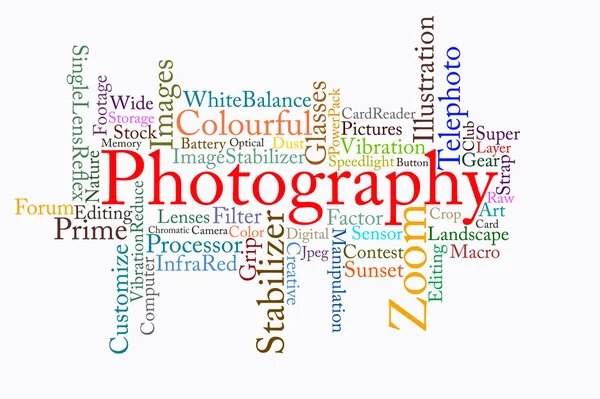
#> input picture image_vitalik/Images/11.jpg, 600 x 399 px
$ python main.py
#> lines starting #> are read from the running program, lines starting #| are printed output that depends on the picture
from PIL import Image
from PIL import ImageFilter
from PIL import ImageEnhance


with Image.open('Images/11.jpg') as pic_original:
#> pic_original is the input picture: PIL image 600x399 RGB; mean R, G, B 239.5, 234.3, 234.1
    print(f"Розмір: {pic_original.size}\nФормат: {pic_original.format}")
#| Розмір: (600, 399)
#| Формат: WEBP

    # Зображення gray
    pic_gray = pic_original.convert('L')
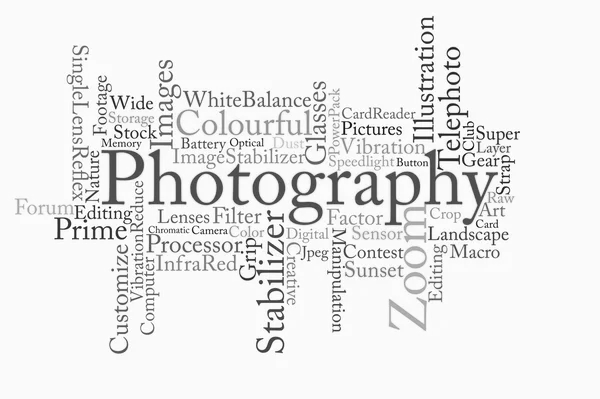
#> pic_gray: PIL image 600x399 L; min 3, max 255, mean 235.7
    pic_gray.save('Images/grey.jpg')

    # Зображення blur
    pic_blured = pic_original.filter(ImageFilter.BLUR)
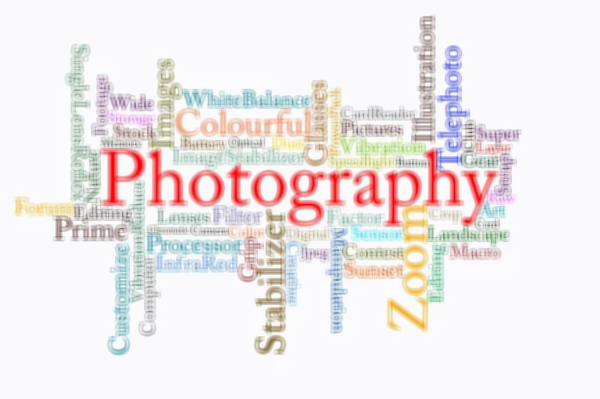
#> pic_blured: PIL image 600x399 RGB; mean R, G, B 239.5, 234.4, 234.2
    pic_blured.save('Images/blur.jpg')

    # Зображення поворот на 90 градусів
    pic_90 = pic_original.transpose(Image.ROTATE_90)
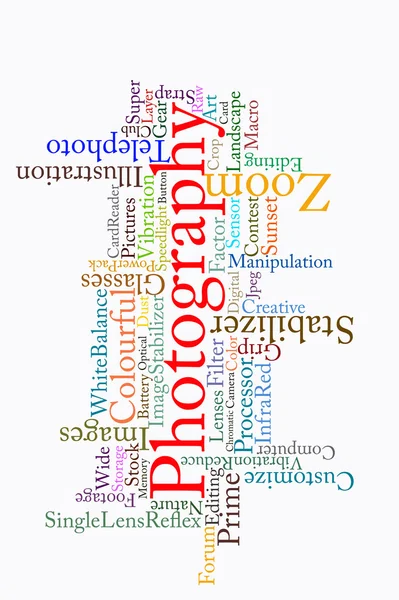
#> pic_90: PIL image 399x600 RGB; mean R, G, B 239.5, 234.3, 234.1
    pic_90.save('Images/rotate90.jpg')

    # Зображення відзеркалене
    pic_mirror = pic_original.transpose(Image.FLIP_LEFT_RIGHT)
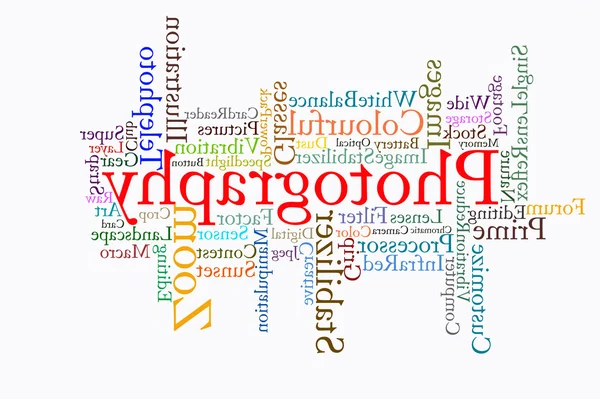
#> pic_mirror: PIL image 600x399 RGB; mean R, G, B 239.5, 234.3, 234.1
    pic_mirror.save('Images/mirror.jpg')

    # Зображення контраст
    pic_contrast = ImageEnhance.Contrast(pic_original)
    pic_contrast = pic_contrast.enhance(1.5)
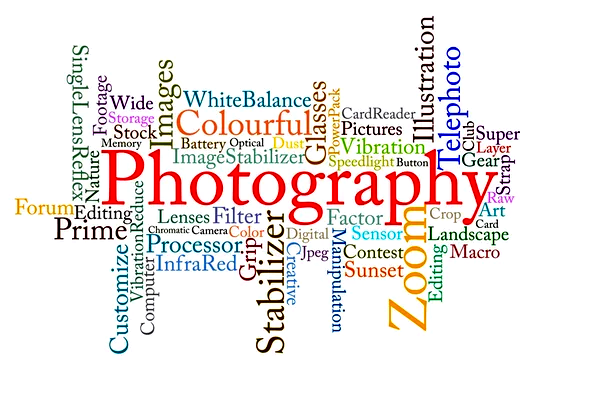
#> pic_contrast: PIL image 600x399 RGB; mean R, G, B 239.4, 233.7, 231.7
    pic_contrast.save('Images/contr.jpg')
    pic_contrast.show()
